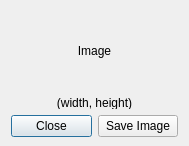
<?xml version="1.0" encoding="UTF-8"?>
<ui version="4.0">
 <class>ImageDialog</class>
 <widget class="QDialog" name="ImageDialog">
  <property name="geometry">
   <rect>
    <x>0</x>
    <y>0</y>
    <width>189</width>
    <height>146</height>
   </rect>
  </property>
  <property name="windowTitle">
   <string>Image Entry</string>
  </property>
  <layout class="QVBoxLayout" name="verticalLayout_2" stretch="3,0">
   <property name="bottomMargin">
    <number>9</number>
   </property>
   <item>
    <layout class="QVBoxLayout" name="verticalLayout">
     <item>
      <widget class="QLabel" name="label">
       <property name="text">
        <string>Image</string>
       </property>
       <property name="alignment">
        <set>Qt::AlignCenter</set>
       </property>
      </widget>
     </item>
     <item>
      <widget class="QLabel" name="label_2">
       <property name="maximumSize">
        <size>
         <width>16777215</width>
         <height>13</height>
        </size>
       </property>
       <property name="text">
        <string>(width, height)</string>
       </property>
       <property name="alignment">
        <set>Qt::AlignCenter</set>
       </property>
      </widget>
     </item>
    </layout>
   </item>
   <item>
    <layout class="QHBoxLayout" name="horizontalLayout">
     <item>
      <widget class="QPushButton" name="pushButton_2">
       <property name="maximumSize">
        <size>
         <width>16777215</width>
         <height>23</height>
        </size>
       </property>
       <property name="text">
        <string>Close</string>
       </property>
       <property name="icon">
        <iconset resource="images.qrc">
         <normaloff>:/images/cancel.png</normaloff>:/images/cancel.png</iconset>
       </property>
      </widget>
     </item>
     <item>
      <widget class="QPushButton" name="pushButton">
       <property name="maximumSize">
        <size>
         <width>16777215</width>
         <height>23</height>
        </size>
       </property>
       <property name="text">
        <string>Save Image</string>
       </property>
       <property name="icon">
        <iconset resource="images.qrc">
         <normaloff>:/images/save.png</normaloff>:/images/save.png</iconset>
       </property>
      </widget>
     </item>
    </layout>
   </item>
  </layout>
 </widget>
 <resources>
  <include location="images.qrc"/>
 </resources>
 <connections/>
</ui>
